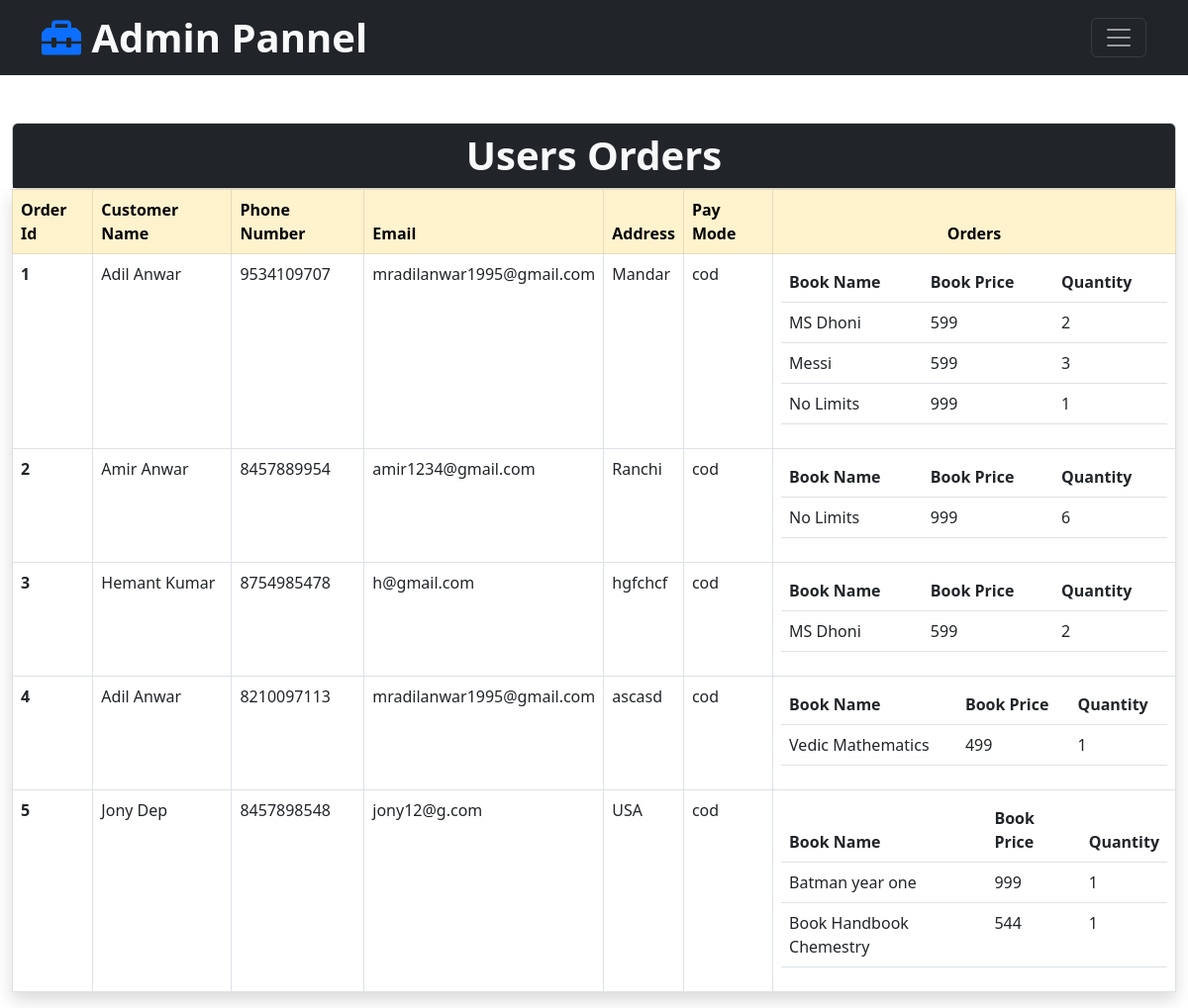
The app's page /Admin-Pannel/user_orders.php with its own data.
### tables this page shows
CREATE TABLE `purchase_order_manager` (
  `order_id` int(100) NOT NULL,
  `full_name` varchar(100) NOT NULL,
  `contact` varchar(100) NOT NULL,
  `email` varchar(100) NOT NULL,
  `address` varchar(100) NOT NULL,
  `payment_mode` varchar(100) NOT NULL
);

CREATE TABLE `purchase_user_orders` (
  `order_id` int(100) NOT NULL,
  `book_name` varchar(100) NOT NULL,
  `book_price` varchar(100) NOT NULL,
  `quantity` int(100) NOT NULL
);

### Admin-Pannel/user_orders.php (the view, shortened to what this page needs)
<?php
include 'header.php';
?>
<!doctype html>
<html lang="en">
  <head>
   <link rel="stylesheet" href="bootstrap-5.2.0-dist/css/bootstrap.css">
   <link rel="stylesheet" href="style.css">
   <link rel="stylesheet" href="css/all.min.css">
  </head>
  <body>
    <div class="container-fluid">
        <div class="table mt-5">
            <div class="card">
                <h1 class="card-header text-center fw-bold bg-dark text-light">Users Orders</h1>
            </div>
            <?php
            include '../dbconnection.php';
            $query = "SELECT * FROM `purchase_order_manager`";
            $result = mysqli_query($con , $query);
            if(mysqli_num_rows($result) > 0)
            {
            ?>
            <table class="table shadow table-bordered table-hover">
                <thead class="table-warning">
                    <tr>
                    <th scope="col">Order Id</th>
                    <th scope="col">Customer Name</th>
                    <th scope="col">Phone Number</th>
                    <th scope="col">Email</th>
                    <th scope="col">Address</th>
                    <th scope="col">Pay Mode</th>
                    <th scope="col" class="text-center">Orders</th>
                    </tr>
                </thead>
                <?php
                while($rowf = mysqli_fetch_assoc($result))
                {
                ?>
                <tbody>
                    <tr>
                    <th scope="row"><?php echo $rowf['order_id'] ?></th>
                    <td><?php echo $rowf['full_name'] ?></td>
                    <td><?php echo $rowf['contact'] ?></td>
                    <td><?php echo $rowf['email'] ?></td>
                    <td><?php echo $rowf['address'] ?></td>
                    <td><?php echo $rowf['payment_mode'] ?></td>
                    <td>
                    <table class="table table-hover">
                    <?php
                    include '../dbconnection.php';
                    $query2 = "SELECT * FROM `purchase_user_orders` WHERE order_id = '$rowf[order_id]'";
                    $result2 = mysqli_query($con , $query2);
                    if(mysqli_num_rows($result2) > 0)
                    {
                    ?>
                        <thead>
                            <tr>
                            <th scope="col">Book Name</th>
                            <th scope="col">Book Price</th>
                            <th scope="col">Quantity</th>
                            </tr>
                        </thead>
                        <tbody>
                            <?php
                            while($row = mysqli_fetch_assoc($result2))
                            {
                            ?>
                            <tr>
                            <td scope="row"><?php echo $row['book_name'] ?></td>
                            <td><?php echo $row['book_price'] ?></td>
                            <td><?php echo $row['quantity'] ?></td>
                            </tr>
                           <?php } ?>
                        </tbody>
                    </table>
                    <?php } ?>
                    </td>
                    </tr>
                </tbody>
                <?php } ?>
            </table>
            <?php } ?>
        </div>
    </div>
  </body>
</html>

### records on screen
purchase_order_manager: order_id "1", full_name "Adil Anwar", contact "9534109707", email "mradilanwar1995@gmail.com", address "Mandar", payment_mode "cod"
purchase_user_orders: book_name "MS Dhoni", book_price "599", quantity "2"
purchase_user_orders: book_name "Messi", book_price "599", quantity "3"
purchase_user_orders: book_name "No Limits", book_price "999", quantity "1"
purchase_order_manager: order_id "2", full_name "Amir Anwar", contact "8457889954", email "amir1234@gmail.com", address "Ranchi", payment_mode "cod"
purchase_user_orders: book_name "No Limits", book_price "999", quantity "6"
purchase_order_manager: order_id "3", full_name "Hemant Kumar", contact "8754985478", email "h@gmail.com", address "hgfchcf", payment_mode "cod"
purchase_user_orders: book_name "MS Dhoni", book_price "599", quantity "2"
purchase_order_manager: order_id "4", full_name "Adil Anwar", contact "8210097113", email "mradilanwar1995@gmail.com", address "ascasd", payment_mode "cod"
purchase_user_orders: book_name "Vedic Mathematics", book_price "499", quantity "1"
purchase_order_manager: order_id "5", full_name "Jony Dep", contact "8457898548", email "jony12@g.com", address "USA", payment_mode "cod"
purchase_user_orders: book_name "Batman year one", book_price "999", quantity "1"
purchase_user_orders: book_name "Book Handbook Chemestry", book_price "544", quantity "1"
